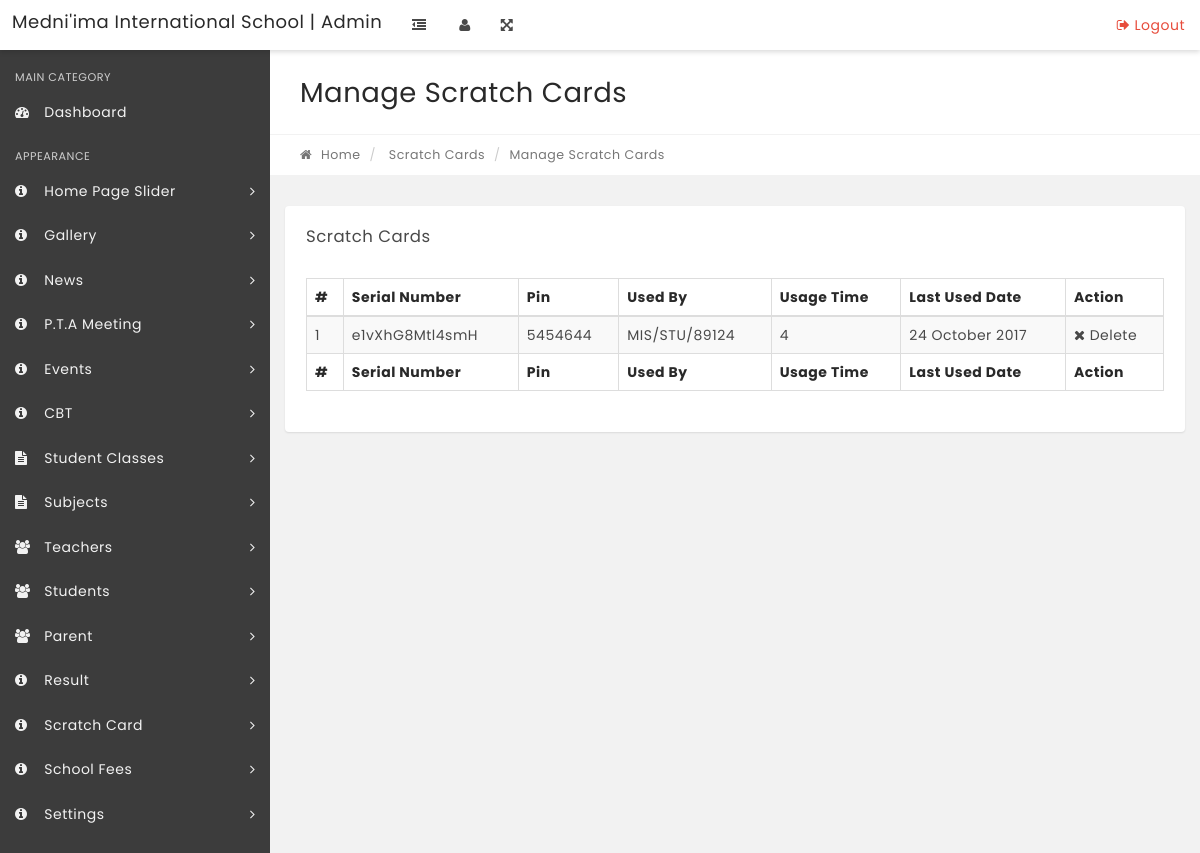
Page /admin/used-cards.php on the committed database.
### tables this page shows
CREATE TABLE IF NOT EXISTS `tblscracth_card_use` (
  `id` int(11) NOT NULL,
  `card_id` int(11) NOT NULL,
  `student_id` int(11) NOT NULL,
  `class_id` int(11) NOT NULL,
  `term_id` int(11) NOT NULL,
  `session_id` varchar(50) NOT NULL,
  `time_used` int(11) NOT NULL,
  `date` timestamp NOT NULL DEFAULT CURRENT_TIMESTAMP ON UPDATE CURRENT_TIMESTAMP
);

CREATE TABLE IF NOT EXISTS `tblscracth_card` (
  `id` int(11) NOT NULL,
  `sn` varchar(15) NOT NULL,
  `pin` varchar(15) NOT NULL,
  `available` enum('0','1') NOT NULL,
  `used_time` int(11) NOT NULL,
  `created` datetime NOT NULL
);

CREATE TABLE IF NOT EXISTS `tblstudents` (
  `StudentId` int(11) NOT NULL,
  `StudentName` varchar(100) NOT NULL,
  `RollId` varchar(100) NOT NULL,
  `password` text NOT NULL,
  `StudentEmail` varchar(100) NOT NULL,
  `Gender` varchar(10) NOT NULL,
  `photo` text NOT NULL,
  `DOB` varchar(100) NOT NULL,
  `ClassId` int(11) NOT NULL,
  `parent_id` int(11) NOT NULL,
  `address` text NOT NULL,
  `state` varchar(200) NOT NULL,
  `LGA` varchar(200) NOT NULL,
  `town` varchar(200) NOT NULL,
  `sport_house` varchar(200) NOT NULL,
  `fee_payment_status` enum('0','1') NOT NULL DEFAULT '0',
  `F_school_name` text NOT NULL,
  `F_school_address` text NOT NULL,
  `F_school_date` date NOT NULL,
  `RegDate` timestamp NOT NULL DEFAULT CURRENT_TIMESTAMP,
  `UpdationDate` timestamp NULL DEFAULT NULL ON UPDATE CURRENT_TIMESTAMP,
  `Status` int(1) NOT NULL
);

### admin/used-cards.php (the view, shortened to what this page needs)
<?php
include('../controller/header.php');
if(strlen($_SESSION['alogin'])=="")
    {
   $login_url=''.SITE_URL.'login';
    header("Location: $login_url");
    }
    else{
?>
<!DOCTYPE html>
<html lang="en">
    <head>
    </head>
    <body class="top-navbar-fixed">
        <div class="main-wrapper">
   <?php include('includes/topbar.php');?>
            <div class="content-wrapper">
                <div class="content-container">
<?php include('includes/leftbar.php');?>
                    <div class="main-page">
                        <div class="container-fluid">
                            <div class="row page-title-div">
                                <div class="col-md-6">
                                    <h2 class="title">Manage Scratch Cards</h2>
                                </div>
                            </div>
                            <div class="row breadcrumb-div">
                                <div class="col-md-6">
                                    <ul class="breadcrumb">
            							<li><a href="index.php"><i class="fa fa-home"></i> Home</a></li>
                                        <li> Scratch Cards</li>
            							<li class="active">Manage Scratch Cards</li>
            						</ul>
                                </div>
                            </div>
                        </div>
                        <section class="section">
                            <div class="container-fluid">
<div id="divToPrint">
                                <div class="row">
                                    <div class="col-md-12">
                                        <div class="panel">
                                            <div class="panel-heading">
                                                <div class="panel-title">
                                                    <h5>Scratch Cards</h5>
                                                </div>
                                            </div>
                                            <div class="panel-body p-20">
                                                <table id="example" class="display table table-striped table-bordered" cellspacing="0" width="100%">
                                                    <thead>
                                                        <tr>
                                                            <th>#</th>
                                                            <th>Serial Number</th>
                                                            <th>Pin</th>
                                                            <th>Used By</th>
                                                            <th>Usage Time</th>
                                                            <th>Last Used Date</th>
                                                            <th>Action</th>
                                                        </tr>
                                                    </thead>
                                                    <tfoot>
                                                        <tr>
                                                          <th>#</th>
                                                            <th>Serial Number</th>
                                                            <th>Pin</th>
                                                            <th>Used By</th>
                                                            <th>Usage Time</th>
                                                            <th>Last Used Date</th>
                                                            <th>Action</th>
                                                        </tr>
                                                    </tfoot>
                                                    <tbody>
<?php
$query_card = $db->query("SELECT tblscracth_card.*, tblscracth_card_use.card_id,tblscracth_card_use.time_used,tblscracth_card_use.date as last_use_date,tblstudents.RollId,tblstudents.StudentId from tblscracth_card join tblscracth_card_use on tblscracth_card_use.card_id=tblscracth_card.id join tblstudents on tblscracth_card_use.student_id =tblstudents.StudentId");
$cnt=1;
if($query_card->num_rows > 0)
{
while($result = $query_card->fetch_object())
{   ?>
<tr>
 <td><?php echo htmlentities($cnt);?></td>
                                                            <td><?php echo htmlentities($result->sn);?></td>
                                                            <td><?php echo htmlentities($result->pin);?></td>
                                                            <td><?php echo htmlentities($result->RollId);?></td>
                                                            <td><?php echo htmlentities($result->time_used);?></td>
                                                            <td><?php echo htmlentities(date('j F Y',strtotime($result->last_use_date)));?></td>
<td>
<a href="used-cards.php?did=<?php echo htmlentities($result->id);?>"><i class="fa fa-times" title="Delete"></i> Delete</a>
</td>
</tr>
<?php $cnt=$cnt+1;}} ?>
                                                    </tbody>
                                                </table>
</div>
                                            </div>
                                        </div>
                                    </div>
                                                </div>
                                            </div>
                                        </div>
                                    </div>
                                </div>
                            </div>
    </body>
</html>
<?php } ?>

### rows in the picture
tblscracth_card_use: card.sn "e1vXhG8Mtl4smH", card.pin "5454644", student.RollId "MIS/STU/89124", time_used "4", date "24 October 2017"

### other values in the picture
SCHOOL_NAME "Medni'ima International School"
